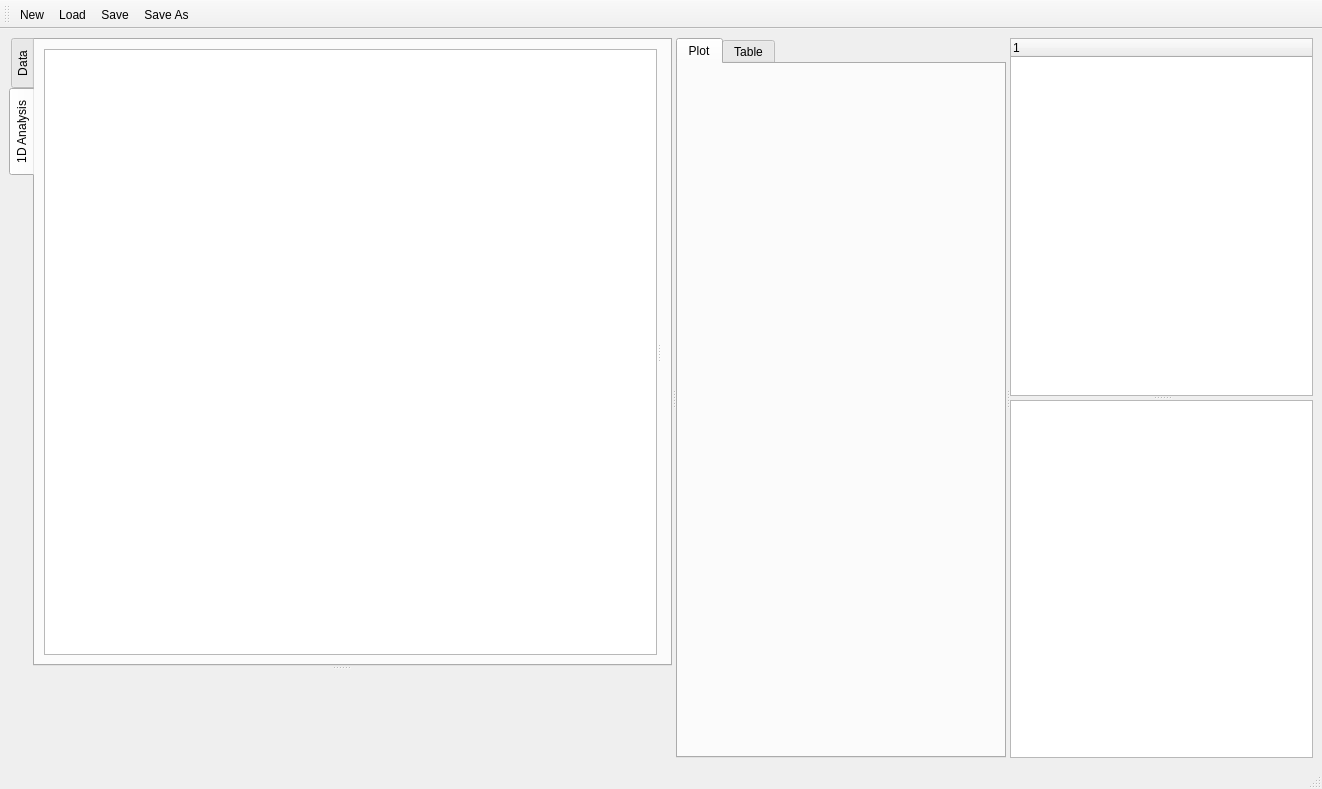
<?xml version="1.0" encoding="UTF-8"?>
<ui version="4.0">
 <class>MainWindow</class>
 <widget class="QMainWindow" name="MainWindow">
  <property name="geometry">
   <rect>
    <x>0</x>
    <y>0</y>
    <width>1322</width>
    <height>789</height>
   </rect>
  </property>
  <property name="sizePolicy">
   <sizepolicy hsizetype="Expanding" vsizetype="Expanding">
    <horstretch>0</horstretch>
    <verstretch>0</verstretch>
   </sizepolicy>
  </property>
  <property name="windowTitle">
   <string>NeuroDAQ Analysis</string>
  </property>
  <property name="autoFillBackground">
   <bool>false</bool>
  </property>
  <widget class="QWidget" name="centralwidget">
   <layout class="QGridLayout" name="gridLayout_4">
    <item row="0" column="0">
     <widget class="QSplitter" name="splitter_5">
      <property name="orientation">
       <enum>Qt::Horizontal</enum>
      </property>
      <widget class="QSplitter" name="splitter_4">
       <property name="orientation">
        <enum>Qt::Vertical</enum>
       </property>
       <widget class="QTabWidget" name="selectionTabWidget">
        <property name="sizePolicy">
         <sizepolicy hsizetype="Expanding" vsizetype="Expanding">
          <horstretch>0</horstretch>
          <verstretch>0</verstretch>
         </sizepolicy>
        </property>
        <property name="tabPosition">
         <enum>QTabWidget::West</enum>
        </property>
        <property name="tabShape">
         <enum>QTabWidget::Rounded</enum>
        </property>
        <property name="currentIndex">
         <number>1</number>
        </property>
        <property name="elideMode">
         <enum>Qt::ElideNone</enum>
        </property>
        <widget class="QWidget" name="dataTab">
         <attribute name="title">
          <string>Data</string>
         </attribute>
         <layout class="QGridLayout" name="gridLayout_5">
          <item row="0" column="0">
           <widget class="QSplitter" name="splitter">
            <property name="sizePolicy">
             <sizepolicy hsizetype="Preferred" vsizetype="Preferred">
              <horstretch>0</horstretch>
              <verstretch>0</verstretch>
             </sizepolicy>
            </property>
            <property name="orientation">
             <enum>Qt::Horizontal</enum>
            </property>
            <widget class="QTreeView" name="dirTree">
             <property name="sizePolicy">
              <sizepolicy hsizetype="Preferred" vsizetype="Preferred">
               <horstretch>0</horstretch>
               <verstretch>0</verstretch>
              </sizepolicy>
             </property>
             <property name="minimumSize">
              <size>
               <width>0</width>
               <height>0</height>
              </size>
             </property>
            </widget>
            <widget class="h5TreeWidget" name="fileDataTree">
             <property name="sizePolicy">
              <sizepolicy hsizetype="Preferred" vsizetype="Preferred">
               <horstretch>0</horstretch>
               <verstretch>0</verstretch>
              </sizepolicy>
             </property>
             <property name="minimumSize">
              <size>
               <width>0</width>
               <height>0</height>
              </size>
             </property>
             <property name="acceptDrops">
              <bool>true</bool>
             </property>
             <property name="dragEnabled">
              <bool>true</bool>
             </property>
             <property name="dragDropMode">
              <enum>QAbstractItemView::DragOnly</enum>
             </property>
             <property name="defaultDropAction">
              <enum>Qt::CopyAction</enum>
             </property>
             <property name="selectionMode">
              <enum>QAbstractItemView::ExtendedSelection</enum>
             </property>
             <column>
              <property name="text">
               <string notr="true">1</string>
              </property>
             </column>
            </widget>
           </widget>
          </item>
         </layout>
        </widget>
        <widget class="QWidget" name="oneDimAnalysisTab">
         <attribute name="title">
          <string>1D Analysis</string>
         </attribute>
         <layout class="QGridLayout" name="gridLayout_3">
          <item row="0" column="0">
           <widget class="QSplitter" name="splitter_2">
            <property name="orientation">
             <enum>Qt::Horizontal</enum>
            </property>
            <widget class="QListView" name="oneDimToolSelect"/>
            <widget class="QStackedWidget" name="stackedWidget">
             <property name="sizePolicy">
              <sizepolicy hsizetype="Preferred" vsizetype="Preferred">
               <horstretch>0</horstretch>
               <verstretch>0</verstretch>
              </sizepolicy>
             </property>
             <property name="currentIndex">
              <number>0</number>
             </property>
             <widget class="QWidget" name="avgTool">
              <widget class="QCheckBox" name="checkBox">
               <property name="geometry">
                <rect>
                 <x>10</x>
                 <y>30</y>
                 <width>97</width>
                 <height>22</height>
                </rect>
               </property>
               <property name="text">
                <string>Max</string>
               </property>
              </widget>
             </widget>
             <widget class="QWidget" name="baselineTool"/>
             <widget class="QWidget" name="measureTool"/>
             <widget class="QWidget" name="page_2"/>
            </widget>
           </widget>
          </item>
         </layout>
        </widget>
       </widget>
       <widget class="matplotlibWidget" name="singlePlotWidget" native="true">
        <property name="sizePolicy">
         <sizepolicy hsizetype="Preferred" vsizetype="Preferred">
          <horstretch>0</horstretch>
          <verstretch>0</verstretch>
         </sizepolicy>
        </property>
       </widget>
      </widget>
      <widget class="QTabWidget" name="displayTabWidget">
       <property name="minimumSize">
        <size>
         <width>0</width>
         <height>0</height>
        </size>
       </property>
       <property name="currentIndex">
        <number>0</number>
       </property>
       <widget class="QWidget" name="plotTab">
        <attribute name="title">
         <string>Plot</string>
        </attribute>
        <layout class="QGridLayout" name="gridLayout">
         <item row="0" column="0">
          <widget class="matplotlibWidget" name="dataPlotsWidget" native="true">
           <property name="sizePolicy">
            <sizepolicy hsizetype="Expanding" vsizetype="Expanding">
             <horstretch>0</horstretch>
             <verstretch>0</verstretch>
            </sizepolicy>
           </property>
           <property name="minimumSize">
            <size>
             <width>0</width>
             <height>0</height>
            </size>
           </property>
          </widget>
         </item>
        </layout>
       </widget>
       <widget class="QWidget" name="tableTab">
        <attribute name="title">
         <string>Table</string>
        </attribute>
        <layout class="QGridLayout" name="gridLayout_2">
         <item row="0" column="0">
          <widget class="QTableWidget" name="dataTableWidget">
           <property name="dragEnabled">
            <bool>true</bool>
           </property>
           <property name="dragDropMode">
            <enum>QAbstractItemView::DragDrop</enum>
           </property>
           <property name="defaultDropAction">
            <enum>Qt::MoveAction</enum>
           </property>
           <property name="alternatingRowColors">
            <bool>true</bool>
           </property>
          </widget>
         </item>
        </layout>
       </widget>
      </widget>
      <widget class="QSplitter" name="splitter_3">
       <property name="sizePolicy">
        <sizepolicy hsizetype="Preferred" vsizetype="Preferred">
         <horstretch>0</horstretch>
         <verstretch>0</verstretch>
        </sizepolicy>
       </property>
       <property name="orientation">
        <enum>Qt::Vertical</enum>
       </property>
       <widget class="h5TreeWidget" name="workingDataTree">
        <property name="sizePolicy">
         <sizepolicy hsizetype="Preferred" vsizetype="Preferred">
          <horstretch>0</horstretch>
          <verstretch>0</verstretch>
         </sizepolicy>
        </property>
        <property name="minimumSize">
         <size>
          <width>0</width>
          <height>0</height>
         </size>
        </property>
        <property name="contextMenuPolicy">
         <enum>Qt::CustomContextMenu</enum>
        </property>
        <property name="acceptDrops">
         <bool>true</bool>
        </property>
        <property name="dragEnabled">
         <bool>true</bool>
        </property>
        <property name="dragDropMode">
         <enum>QAbstractItemView::DragDrop</enum>
        </property>
        <property name="defaultDropAction">
         <enum>Qt::MoveAction</enum>
        </property>
        <property name="selectionMode">
         <enum>QAbstractItemView::ExtendedSelection</enum>
        </property>
        <column>
         <property name="text">
          <string notr="true">1</string>
         </property>
        </column>
       </widget>
       <widget class="QTableWidget" name="propsTableWidget">
        <property name="sizePolicy">
         <sizepolicy hsizetype="Preferred" vsizetype="Preferred">
          <horstretch>0</horstretch>
          <verstretch>0</verstretch>
         </sizepolicy>
        </property>
        <property name="rowCount">
         <number>0</number>
        </property>
        <property name="columnCount">
         <number>0</number>
        </property>
        <attribute name="horizontalHeaderCascadingSectionResizes">
         <bool>false</bool>
        </attribute>
        <attribute name="horizontalHeaderStretchLastSection">
         <bool>true</bool>
        </attribute>
       </widget>
      </widget>
     </widget>
    </item>
   </layout>
  </widget>
  <widget class="QStatusBar" name="statusbar"/>
  <widget class="QToolBar" name="toolBar">
   <property name="sizePolicy">
    <sizepolicy hsizetype="Expanding" vsizetype="Fixed">
     <horstretch>0</horstretch>
     <verstretch>0</verstretch>
    </sizepolicy>
   </property>
   <property name="windowTitle">
    <string>toolBar</string>
   </property>
   <property name="layoutDirection">
    <enum>Qt::LeftToRight</enum>
   </property>
   <attribute name="toolBarArea">
    <enum>TopToolBarArea</enum>
   </attribute>
   <attribute name="toolBarBreak">
    <bool>false</bool>
   </attribute>
   <addaction name="actionNewFile"/>
   <addaction name="actionLoadData"/>
   <addaction name="actionSaveFile"/>
   <addaction name="actionSaveFileAs"/>
  </widget>
  <action name="actionLoadData">
   <property name="text">
    <string>Load</string>
   </property>
   <property name="toolTip">
    <string>Load data</string>
   </property>
  </action>
  <action name="actionNewFile">
   <property name="text">
    <string>New</string>
   </property>
   <property name="toolTip">
    <string>New File</string>
   </property>
  </action>
  <action name="actionSaveFile">
   <property name="text">
    <string>Save</string>
   </property>
  </action>
  <action name="actionAddRootGroup">
   <property name="text">
    <string>Add Root Group</string>
   </property>
  </action>
  <action name="actionAddChildGroup">
   <property name="text">
    <string>Add Child Group</string>
   </property>
  </action>
  <action name="actionAddDataset">
   <property name="text">
    <string>Add Dataset</string>
   </property>
  </action>
  <action name="actionRenameTreeItem">
   <property name="text">
    <string>Rename</string>
   </property>
  </action>
  <action name="actionRemoveTreeItem">
   <property name="text">
    <string>Remove Item</string>
   </property>
  </action>
  <action name="actionPlotData">
   <property name="icon">
    <iconset>
     <normaloff>icons/pencil29.png</normaloff>icons/pencil29.png</iconset>
   </property>
   <property name="text">
    <string>plotData</string>
   </property>
   <property name="toolTip">
    <string>Plot Data</string>
   </property>
  </action>
  <action name="actionShowCursors">
   <property name="checkable">
    <bool>true</bool>
   </property>
   <property name="icon">
    <iconset>
     <normaloff>icons/push7.png</normaloff>icons/push7.png</iconset>
   </property>
   <property name="text">
    <string>showCursors</string>
   </property>
   <property name="toolTip">
    <string>Show Cursors</string>
   </property>
  </action>
  <action name="actionSaveFileAs">
   <property name="text">
    <string>Save As</string>
   </property>
  </action>
  <action name="actionZoomOut">
   <property name="icon">
    <iconset>
     <normaloff>icons/home107.png</normaloff>icons/home107.png</iconset>
   </property>
   <property name="text">
    <string>Zoom Out</string>
   </property>
   <property name="toolTip">
    <string>Zoom Out</string>
   </property>
  </action>
  <action name="actionBaseline">
   <property name="text">
    <string>Baseline</string>
   </property>
   <property name="toolTip">
    <string>Baseline traces</string>
   </property>
  </action>
  <action name="actionAverage">
   <property name="text">
    <string>Average</string>
   </property>
   <property name="toolTip">
    <string>Make Average</string>
   </property>
  </action>
  <action name="actionStats">
   <property name="text">
    <string>Stats</string>
   </property>
   <property name="toolTip">
    <string>Measure Statistics</string>
   </property>
  </action>
  <action name="actionShowInTable">
   <property name="text">
    <string>Show in Table</string>
   </property>
  </action>
 </widget>
 <customwidgets>
  <customwidget>
   <class>matplotlibWidget</class>
   <extends>QWidget</extends>
   <header>matplotlibwidgetFile</header>
   <container>1</container>
  </customwidget>
  <customwidget>
   <class>h5TreeWidget</class>
   <extends>QTreeWidget</extends>
   <header>h5TreeWidgetFile</header>
  </customwidget>
 </customwidgets>
 <resources/>
 <connections/>
</ui>
